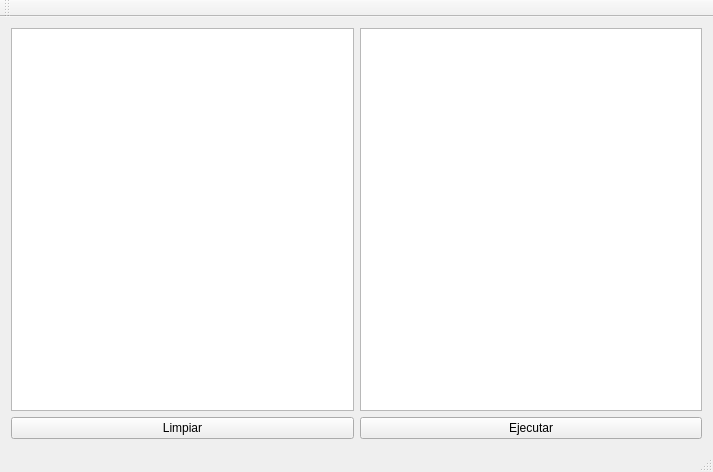
<?xml version="1.0" encoding="UTF-8"?>
<ui version="4.0">
 <class>MainWindow</class>
 <widget class="QMainWindow" name="MainWindow">
  <property name="geometry">
   <rect>
    <x>0</x>
    <y>0</y>
    <width>713</width>
    <height>472</height>
   </rect>
  </property>
  <property name="windowTitle">
   <string>MainWindow</string>
  </property>
  <property name="styleSheet">
   <string notr="true"/>
  </property>
  <widget class="QWidget" name="centralWidget">
   <layout class="QGridLayout" name="gridLayout">
    <item row="0" column="0">
     <layout class="QHBoxLayout" name="horizontalLayout">
      <item>
       <widget class="QTextEdit" name="textEdit"/>
      </item>
      <item>
       <widget class="QTableWidget" name="tableWidget"/>
      </item>
     </layout>
    </item>
    <item row="1" column="0">
     <layout class="QHBoxLayout" name="horizontalLayout_2">
      <item>
       <widget class="QPushButton" name="clearButton">
        <property name="text">
         <string>Limpiar</string>
        </property>
       </widget>
      </item>
      <item>
       <widget class="QPushButton" name="pushButton">
        <property name="text">
         <string>Ejecutar</string>
        </property>
       </widget>
      </item>
     </layout>
    </item>
   </layout>
  </widget>
  <widget class="QMenuBar" name="menuBar">
   <property name="geometry">
    <rect>
     <x>0</x>
     <y>0</y>
     <width>713</width>
     <height>26</height>
    </rect>
   </property>
  </widget>
  <widget class="QToolBar" name="mainToolBar">
   <attribute name="toolBarArea">
    <enum>TopToolBarArea</enum>
   </attribute>
   <attribute name="toolBarBreak">
    <bool>false</bool>
   </attribute>
  </widget>
  <widget class="QStatusBar" name="statusBar"/>
 </widget>
 <layoutdefault spacing="6" margin="11"/>
 <resources/>
 <connections/>
</ui>
